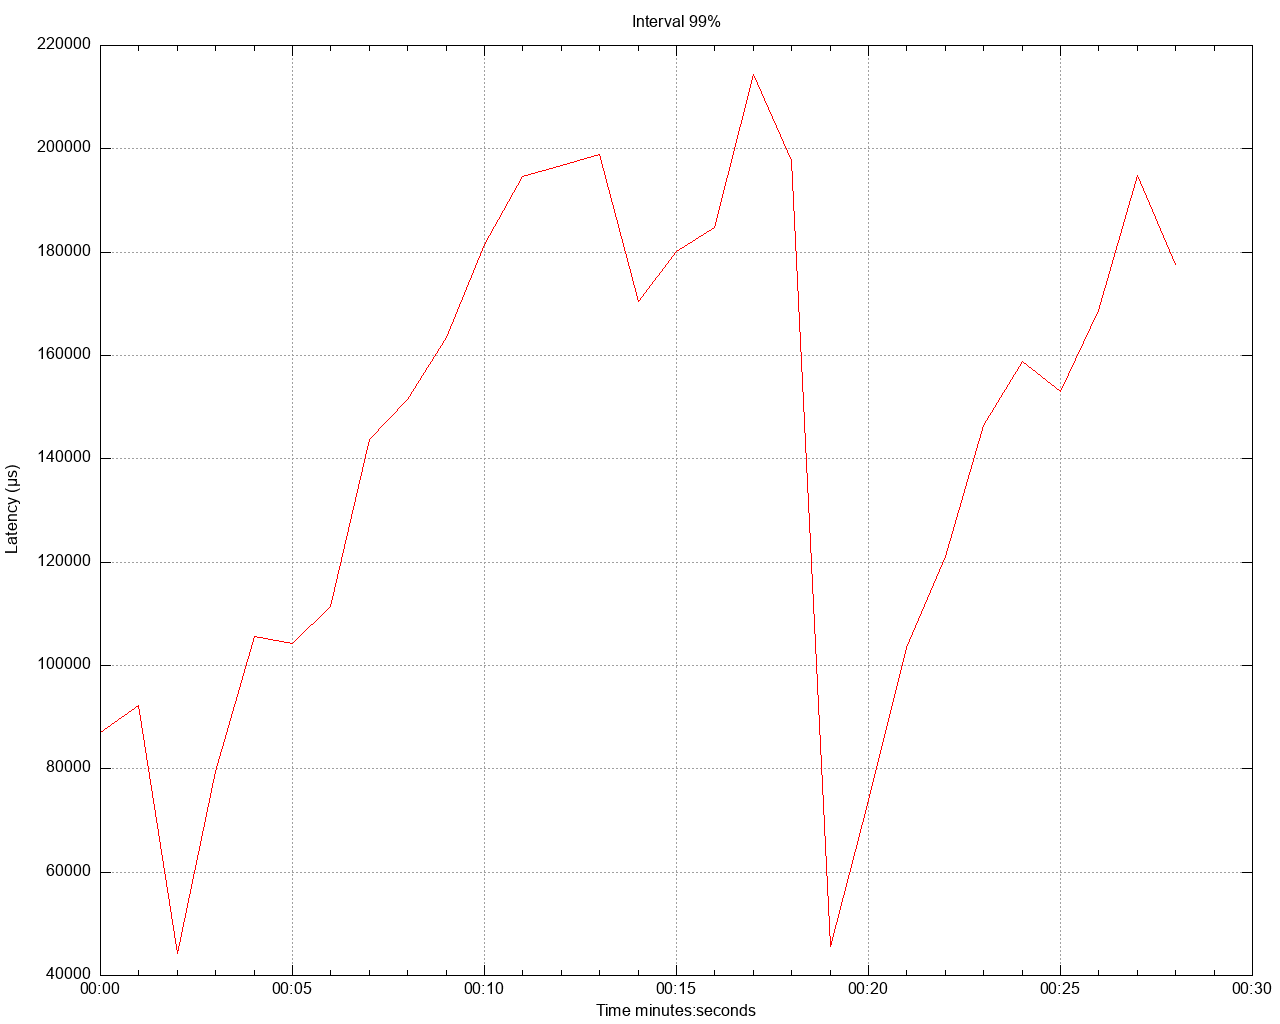

Generate this figure with gnuplot:
set title 'Interval 99%' noenhanced
set style data lines
set datafile separator ","
set terminal png size 1280,1024
set grid
set key below
set xdata time
set timefmt "%s"
offset = 0
t0(x)=(offset=($0==0) ? x : offset, x - offset)
set xlabel 'Time minutes:seconds'
set ylabel 'Latency (μs)'
set output '/Users/gbarnett/git/hazelcast-simulator/atomiclong-3node-member/atomicreference/latency/latency_interval_99_sixteenKbWrite.png'
plot \
   '/Users/gbarnett/git/hazelcast-simulator/atomiclong-3node-member/atomicreference/data/latency_interval_99_sixteenKbWrite_1.data' using (t0(timecolumn(1))):2 title "" lt rgb "red", \
